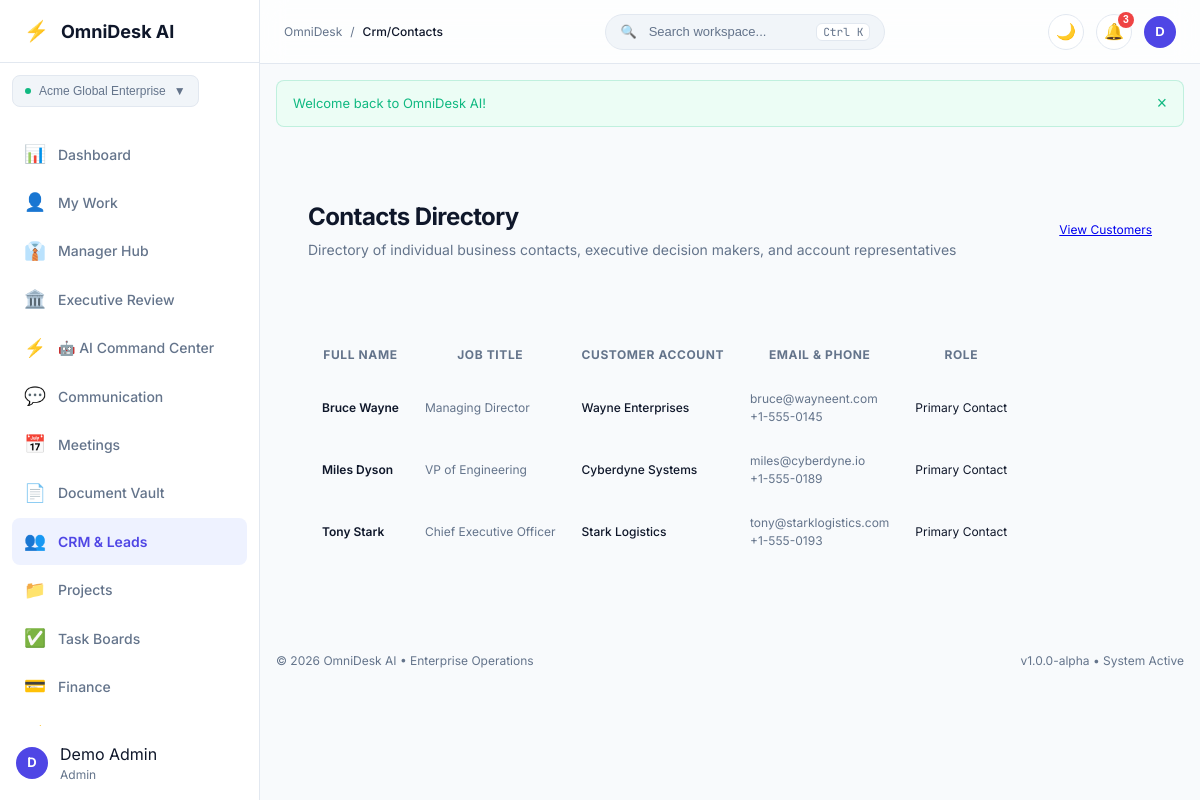
/crm/contacts (signed in), run on the app's committed database.
### tables this page shows
CREATE TABLE IF NOT EXISTS `workspaces` (
    `id`          INT UNSIGNED NOT NULL AUTO_INCREMENT,
    `name`        VARCHAR(100) NOT NULL,
    `slug`        VARCHAR(100) NOT NULL,
    `type`        VARCHAR(30)  NOT NULL DEFAULT 'company' COMMENT 'company | team | department | personal',
    `owner_id`    INT UNSIGNED NOT NULL,
    `created_at`  DATETIME     NOT NULL DEFAULT CURRENT_TIMESTAMP,
    `updated_at`  DATETIME     NOT NULL DEFAULT CURRENT_TIMESTAMP ON UPDATE CURRENT_TIMESTAMP,

    PRIMARY KEY (`id`),
    UNIQUE KEY `uq_workspaces_slug` (`slug`),
    KEY `idx_workspaces_owner` (`owner_id`),
    CONSTRAINT `fk_ws_owner` FOREIGN KEY (`owner_id`)
        REFERENCES `users` (`id`) ON DELETE CASCADE ON UPDATE CASCADE

);

CREATE TABLE IF NOT EXISTS `contacts` (
    `id`           INT UNSIGNED NOT NULL AUTO_INCREMENT,
    `workspace_id` INT UNSIGNED NOT NULL,
    `customer_id`  INT UNSIGNED DEFAULT NULL,
    `first_name`   VARCHAR(100) NOT NULL,
    `last_name`    VARCHAR(100) NOT NULL,
    `job_title`    VARCHAR(100) DEFAULT NULL,
    `email`        VARCHAR(255) DEFAULT NULL,
    `phone`        VARCHAR(50)  DEFAULT NULL,
    `mobile`       VARCHAR(50)  DEFAULT NULL,
    `is_primary`   TINYINT(1)   NOT NULL DEFAULT 0,
    `notes`        TEXT         DEFAULT NULL,
    `created_at`   DATETIME     NOT NULL DEFAULT CURRENT_TIMESTAMP,
    `updated_at`   DATETIME     NOT NULL DEFAULT CURRENT_TIMESTAMP ON UPDATE CURRENT_TIMESTAMP,

    PRIMARY KEY (`id`),
    KEY `idx_contacts_workspace` (`workspace_id`),
    KEY `idx_contacts_customer`  (`customer_id`),
    CONSTRAINT `fk_cont_ws` FOREIGN KEY (`workspace_id`)
        REFERENCES `workspaces` (`id`) ON DELETE CASCADE ON UPDATE CASCADE,
    CONSTRAINT `fk_cont_customer` FOREIGN KEY (`customer_id`)
        REFERENCES `customers` (`id`) ON DELETE CASCADE ON UPDATE CASCADE

);

CREATE TABLE IF NOT EXISTS `customers` (
    `id`               INT UNSIGNED NOT NULL AUTO_INCREMENT,
    `workspace_id`     INT UNSIGNED NOT NULL,
    `company_name`     VARCHAR(150) NOT NULL,
    `type`             VARCHAR(30)  NOT NULL DEFAULT 'company' COMMENT 'company | individual',
    `industry`         VARCHAR(100) DEFAULT NULL,
    `website`          VARCHAR(255) DEFAULT NULL,
    `email`            VARCHAR(255) DEFAULT NULL,
    `phone`            VARCHAR(50)  DEFAULT NULL,
    `address`          VARCHAR(255) DEFAULT NULL,
    `city`             VARCHAR(100) DEFAULT NULL,
    `state`            VARCHAR(100) DEFAULT NULL,
    `country`          VARCHAR(100) DEFAULT NULL,
    `postal_code`      VARCHAR(30)  DEFAULT NULL,
    `status`           VARCHAR(30)  NOT NULL DEFAULT 'active' COMMENT 'active | prospect | inactive | archived',
    `assigned_user_id` INT UNSIGNED DEFAULT NULL,
    `notes`            TEXT         DEFAULT NULL,
    `created_by`       INT UNSIGNED DEFAULT NULL,
    `created_at`       DATETIME     NOT NULL DEFAULT CURRENT_TIMESTAMP,
    `updated_at`       DATETIME     NOT NULL DEFAULT CURRENT_TIMESTAMP ON UPDATE CURRENT_TIMESTAMP,

    PRIMARY KEY (`id`),
    KEY `idx_customers_workspace` (`workspace_id`),
    KEY `idx_customers_status`    (`status`),
    KEY `idx_customers_assigned`  (`assigned_user_id`),
    CONSTRAINT `fk_cust_ws` FOREIGN KEY (`workspace_id`)
        REFERENCES `workspaces` (`id`) ON DELETE CASCADE ON UPDATE CASCADE,
    CONSTRAINT `fk_cust_assigned` FOREIGN KEY (`assigned_user_id`)
        REFERENCES `users` (`id`) ON DELETE SET NULL ON UPDATE CASCADE

);

### modules/CRM/views/contacts.php (the view, shortened to what the rows shown need)
<?php
$contactsList = $contacts ?? [];
?>
<?php require_once MODULES_PATH . '/Shared/views/app_shell_start.php'; ?>
<div class="card card-glass p-6 mb-6">
    <div class="flex items-center justify-between flex-wrap gap-4">
        <div>
            <h1 class="text-2xl font-bold tracking-tight mb-1">Contacts Directory</h1>
            <p class="text-muted text-sm mb-0">Directory of individual business contacts, executive decision makers, and account representatives</p>
        </div>
        <div class="flex items-center gap-3">
            <a href="<?= url('/crm/customers') ?>" class="btn btn-secondary text-xs py-1.5 px-3">View Customers</a>
        </div>
    </div>
</div>
<div class="card p-6 mb-6">
    <div class="table-responsive">
        <table class="table-custom w-full text-xs">
            <thead>
                <tr class="border-b text-left text-muted uppercase tracking-wider">
                    <th class="p-3">Full Name</th>
                    <th class="p-3">Job Title</th>
                    <th class="p-3">Customer Account</th>
                    <th class="p-3">Email & Phone</th>
                    <th class="p-3">Role</th>
                </tr>
            </thead>
            <tbody>
                <?php if (!empty($contactsList)): ?>
                    <?php foreach ($contactsList as $ct): ?>
                        <tr class="border-b hover:bg-surface-subtle">
                            <td class="p-3 font-semibold text-main">
                                <?= e($ct['first_name'] . ' ' . $ct['last_name']) ?>
                            </td>
                            <td class="p-3 text-muted"><?= e($ct['job_title'] ?: 'Title N/A') ?></td>
                            <td class="p-3 font-medium text-main"><?= e($ct['company_name'] ?: 'Independent') ?></td>
                            <td class="p-3 text-muted">
                                <div><?= e($ct['email'] ?: 'N/A') ?></div>
                                <div class="text-2xs"><?= e($ct['phone'] ?: '') ?></div>
                            </td>
                            <td class="p-3">
                                <?php if (!empty($ct['is_primary'])): ?>
                                    <span class="badge badge-info text-2xs">Primary Contact</span>
                                <?php else: ?>
                                    <span class="badge badge-secondary text-2xs">Secondary</span>
                                <?php endif; ?>
                            </td>
                        </tr>
                    <?php endforeach; ?>
                <?php else: ?>
                    <tr>
                        <td colspan="5" class="text-center p-6 text-muted">No contacts found in directory.</td>
                    </tr>
                <?php endif; ?>
            </tbody>
        </table>
    </div>
</div>
<?php require_once MODULES_PATH . '/Shared/views/app_shell_end.php'; ?>

### core/Router.php (shortened to what the rows shown need)
<?php
class Router
{
    private array $routes = [
        'GET'  => [],
        'POST' => [],
    ];
    public function dispatch(): void
    {
        $method = strtoupper($_SERVER['REQUEST_METHOD'] ?? 'GET');
        $uri    = $this->normalizeUri($_SERVER['REQUEST_URI'] ?? '/');
        foreach ($this->routes[$method] as $pattern => $routeInfo) {
            $params = $this->matchRoute($pattern, $uri);
            if ($params !== null) {
                $this->callHandler($routeInfo['handler'], $params);
                return;
            }
        }
    }
    private function addRoute(string $method, string $path, callable|array $handler, array $middleware = []): void
    {
        $pattern = $this->pathToPattern($path);
        $this->routes[$method][$pattern] = [
            'handler'    => $handler,
            'middleware' => $middleware,
        ];
    }
    private function pathToPattern(string $path): string
    {
        $pattern = preg_replace_callback(
            '/\{([a-zA-Z_][a-zA-Z0-9_]*)\}/',
            fn($m) => '(?P<' . $m[1] . '>[^/]+)',
            $path
        );
        return '#^' . $pattern . '$#';
    }
    private function matchRoute(string $pattern, string $uri): ?array
    {
        if (!preg_match($pattern, $uri, $matches)) {
            return null;
        }
        return array_filter(
            $matches,
            fn($k) => is_string($k),
            ARRAY_FILTER_USE_KEY
        );
    }
    private function callHandler(callable|array $handler, array $params): void
    {
        if (is_array($handler)) {
            [$class, $method] = $handler;
            $instance = new $class();
            $instance->$method($params);
            return;
        }
    }
    private function normalizeUri(string $uri): string
    {
        $path = parse_url($uri, PHP_URL_PATH) ?? '/';
        $path = '/' . trim($path, '/');
        $path = preg_replace('#/+#', '/', $path);
        return $path === '' ? '/' : $path;
    }
}

### modules/Shared/views/app_shell_start.php (shortened to what the rows shown need)
<?php
$currentUser = \Core\Auth::user();
$currentRoute = parse_url($_SERVER['REQUEST_URI'] ?? '/', PHP_URL_PATH);
$navItems = [
    ['key' => 'dashboard',     'label' => 'Dashboard',          'icon' => '📊', 'url' => '/dashboard',         'perm' => 'dashboard.view'],
    ['key' => 'my-work',       'label' => 'My Work',            'icon' => '👤', 'url' => '/my-work',           'perm' => 'dashboard.view'],
    ['key' => 'manager',       'label' => 'Manager Hub',        'icon' => '👔', 'url' => '/manager',           'perm' => 'dashboard.view'],
    ['key' => 'executive',     'label' => 'Executive Review',   'icon' => '🏛️', 'url' => '/executive',         'perm' => 'dashboard.view'],
    ['key' => 'ai',            'label' => '🤖 AI Command Center','icon' => '⚡', 'url' => '/ai/command-center', 'perm' => 'dashboard.view'],
    ['key' => 'communication', 'label' => 'Communication',      'icon' => '💬', 'url' => '/communication',     'perm' => 'dashboard.view'],
    ['key' => 'meetings',      'label' => 'Meetings',           'icon' => '📅', 'url' => '/meetings',          'perm' => 'dashboard.view'],
    ['key' => 'documents',     'label' => 'Document Vault',     'icon' => '📄', 'url' => '/documents',         'perm' => 'documents.view'],
    ['key' => 'crm',           'label' => 'CRM & Leads',        'icon' => '👥', 'url' => '/crm',               'perm' => 'crm.view'],
    ['key' => 'projects',      'label' => 'Projects',           'icon' => '📁', 'url' => '/projects',          'perm' => 'projects.view'],
    ['key' => 'tasks',         'label' => 'Task Boards',        'icon' => '✅', 'url' => '/tasks',             'perm' => 'tasks.view'],
    ['key' => 'finance',       'label' => 'Finance',            'icon' => '💳', 'url' => '/finance',           'perm' => 'finance.view'],
    ['key' => 'automation',    'label' => 'Automation',         'icon' => '⚡', 'url' => '/automation',        'perm' => 'settings.view'],
    ['key' => 'operations',    'label' => 'System Health',      'icon' => '🖥️', 'url' => '/operations/health', 'perm' => 'settings.view'],
    ['key' => 'notifications', 'label' => 'Notifications',      'icon' => '🔔', 'url' => '/notifications',     'perm' => 'notifications.view'],
    ['key' => 'settings',      'label' => 'Settings',           'icon' => '⚙️', 'url' => '/settings',          'perm' => 'settings.view'],
];
?>
<?php require_once __DIR__ . '/header.php'; ?>
<body class="bg-app text-main antialiased app-body">
    <div class="app-layout">
        <aside class="app-sidebar" id="appSidebar">
            <div class="sidebar-header">
                <a href="<?= url('/dashboard') ?>" class="brand-link">
                    <span class="brand-icon">⚡</span>
                    <span class="brand-title"><?= e(APP_NAME) ?></span>
                </a>
            </div>
            <div class="sidebar-workspace p-3">
                <?php
                $currActiveWs = \Core\DashboardService::getActiveWorkspace($currentUser['id'] ?? 0);
                ?>
                <div class="dropdown-wrapper w-full">
                    <button type="button" class="workspace-badge w-full justify-between cursor-pointer" id="wsDropdownBtn">
                        <div class="flex items-center gap-2 truncate">
                            <span class="ws-dot"></span>
                            <span class="ws-name truncate font-medium"><?= e($currActiveWs['name']) ?></span>
                        </div>
                        <span class="text-xs text-muted">▼</span>
                    </button>
                </div>
            </div>
            <nav class="sidebar-nav">
                <ul class="nav-list">
                    <?php foreach ($navItems as $item): ?>
                        <?php if (\Core\Auth::hasPermission($item['perm'])): ?>
                            <?php $isActive = str_starts_with($currentRoute, $item['url']); ?>
                            <li class="nav-item">
                                <a href="<?= url($item['url']) ?>" class="nav-link <?= $isActive ? 'active' : '' ?>">
                                    <span class="nav-icon"><?= $item['icon'] ?></span>
                                    <span class="nav-label"><?= e($item['label']) ?></span>
                                </a>
                            </li>
                        <?php endif; ?>
                    <?php endforeach; ?>
                </ul>
            </nav>
            <div class="sidebar-footer p-4">
                <div class="user-pill flex items-center gap-3">
                    <div class="avatar-circle">
                        <?= e(strtoupper(substr($currentUser['first_name'] ?? 'U', 0, 1))) ?>
                    </div>
                    <div class="user-info flex-1 min-w-0">
                        <div class="user-name truncate"><?= e($currentUser['full_name'] ?? 'User') ?></div>
                        <div class="user-role text-xs text-muted capitalize"><?= e($currentUser['role'] ?? 'member') ?></div>
                    </div>
                </div>
            </div>
        </aside>
        <div class="app-main">
            <header class="app-topbar">
                <div class="topbar-left flex items-center gap-3">
                    <div class="breadcrumbs flex items-center gap-2 text-xs text-muted">
                        <span>OmniDesk</span>
                        <span>/</span>
                        <span class="text-main font-medium capitalize"><?= e(ltrim($currentRoute, '/') ?: 'Dashboard') ?></span>
                    </div>
                </div>
                <div class="topbar-center">
                    <button type="button" class="search-trigger" id="globalSearchBtn">
                        <span class="search-icon">🔍</span>
                        <span class="search-text">Search workspace...</span>
                        <kbd class="search-kbd">Ctrl K</kbd>
                    </button>
                </div>
                <div class="topbar-right flex items-center gap-3">
                    <button type="button" class="btn-icon" id="themeToggleBtn" title="Toggle Light/Dark Theme">
                        🌙
                    </button>
                    <div class="dropdown-wrapper">
                        <button type="button" class="btn-icon relative" id="notifBellBtn" title="Notifications">
                            🔔
                            <span class="notif-badge">3</span>
                        </button>
                    </div>
                    <div class="dropdown-wrapper">
                        <button type="button" class="user-avatar-btn" id="userMenuBtn">
                            <div class="avatar-sm">
                                <?= e(strtoupper(substr($currentUser['first_name'] ?? 'U', 0, 1))) ?>
                            </div>
                        </button>
                    </div>
                </div>
            </header>
            <?php $flashes = get_flash(); ?>
            <?php if (!empty($flashes)): ?>
                <div class="flash-container p-4">
                    <?php foreach ($flashes as $f): ?>
                        <div class="alert alert-<?= e($f['type']) ?> flex items-center justify-between mb-2">
                            <span><?= e($f['message']) ?></span>
                            <button type="button" onclick="this.parentElement.remove()" class="alert-close">&times;</button>
                        </div>
                    <?php endforeach; ?>
                </div>
            <?php endif; ?>
            <main class="app-content p-6">

### data on the page
workspaces: name "Acme Global Enterprise"
contacts: first_name+last_name "Bruce Wayne", job_title "Managing Director", customer.company_name "Wayne Enterprises", email "bruce@wayneent.com", phone "+1-555-0145", is_primary "Primary Contact"
contacts: first_name+last_name "Miles Dyson", job_title "VP of Engineering", customer.company_name "Cyberdyne Systems", email "miles@cyberdyne.io", phone "+1-555-0189", is_primary "Primary Contact"
contacts: first_name+last_name "Tony Stark", job_title "Chief Executive Officer", customer.company_name "Stark Logistics", email "tony@starklogistics.com", phone "+1-555-0193", is_primary "Primary Contact"

### other printed values
$item['icon'] "📊"
$item['label'] "Dashboard"
$item['icon'] "👤"
$item['label'] "My Work"
$item['icon'] "👔"
$item['label'] "Manager Hub"
$item['icon'] "🏛️"
$item['label'] "Executive Review"
$item['icon'] "⚡"
$item['label'] "🤖 AI Command Center"
$item['icon'] "💬"
$item['label'] "Communication"
$item['icon'] "📅"
$item['label'] "Meetings"
$item['icon'] "📄"
